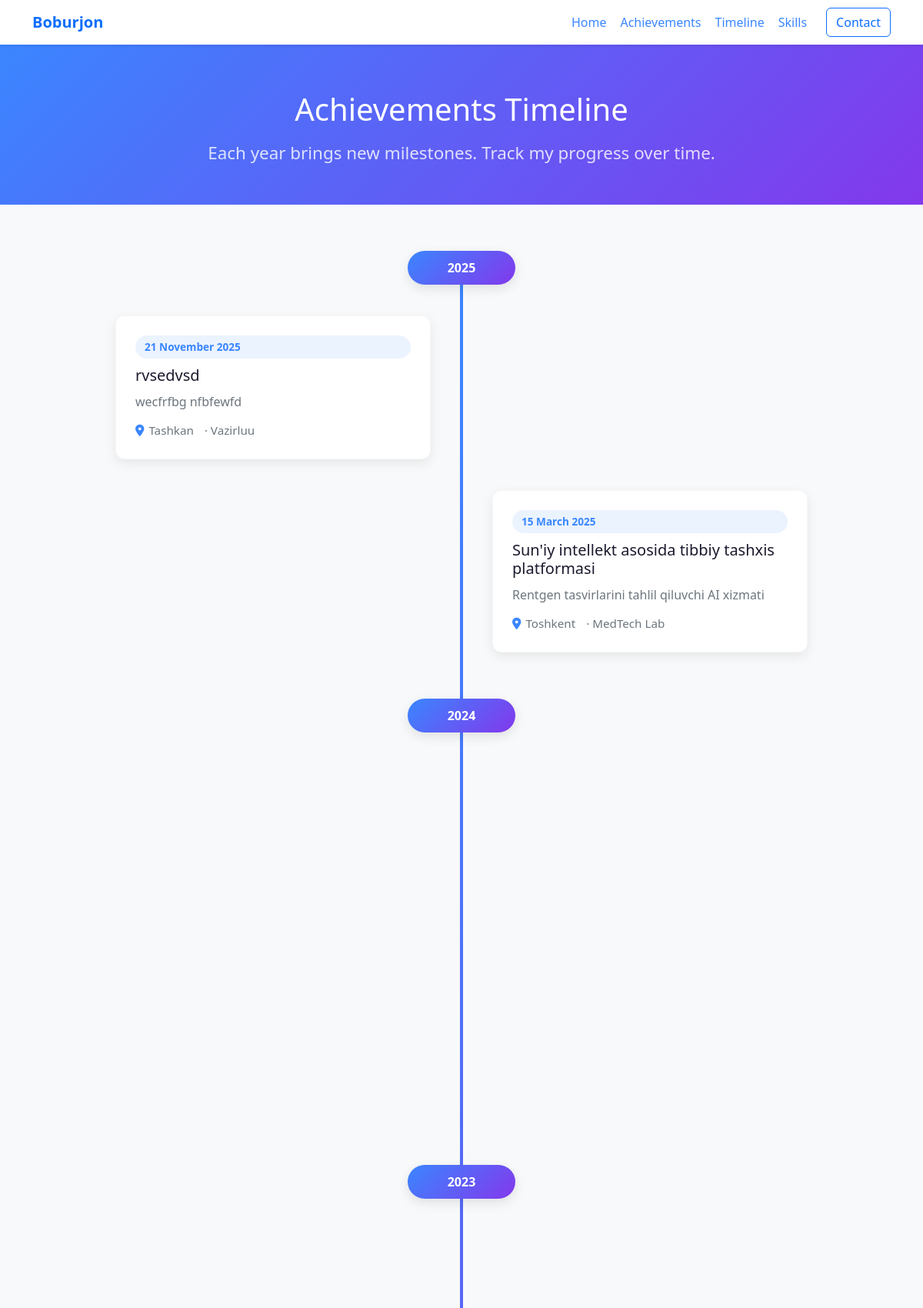
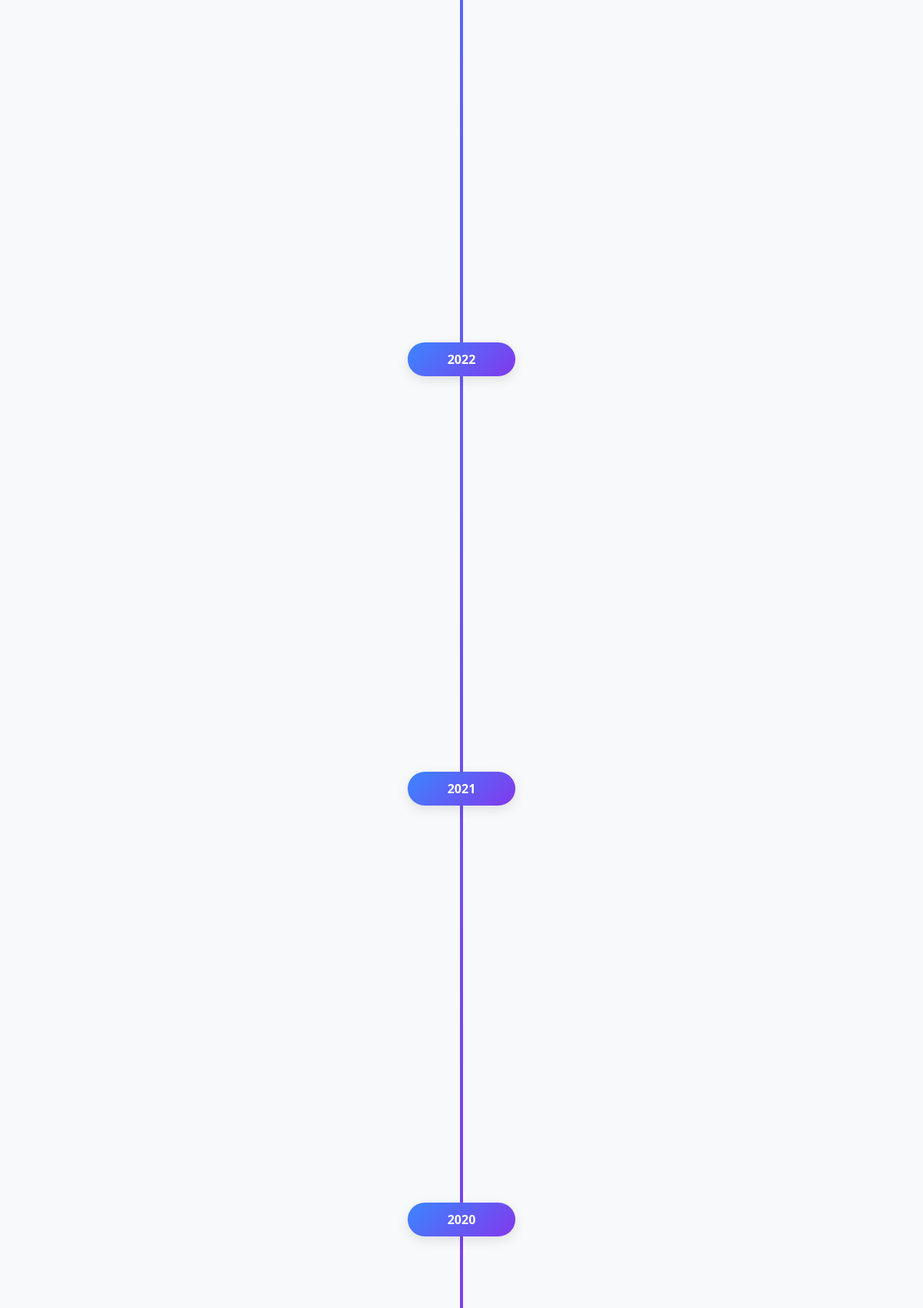
Page /timeline/ (upper part) on the committed database (2 pictures, top to bottom).
### achievements/models.py (models this page shows, shortened)
class Achievement(models.Model):
    CATEGORY_CHOICES = [
        ("EDUCATION", "Education"),
        ("CERTIFICATE", "Certificate"),
        ("PROJECT", "Project"),
        ("COMPETITION", "Competition"),
        ("PUBLICATION", "Publication"),
        ("AWARD", "Award"),
        ("RESEARCH", "Research"),
        ("OTHER", "Other"),
    ]
    title = models.CharField(max_length=255)
    slug = models.SlugField(max_length=255, unique=True, blank=True)
    category = models.CharField(max_length=20, choices=CATEGORY_CHOICES)
    short_description = models.CharField(max_length=280)
    description = models.TextField()
    date = models.DateField()
    location = models.CharField(max_length=255, blank=True, default="")
    organization = models.CharField(max_length=255, blank=True, default="")
    technologies = models.ManyToManyField(Technology, related_name="achievements", blank=True)
    tags = models.ManyToManyField(Tag, related_name="achievements", blank=True)
    image = models.ImageField(upload_to="images/", blank=True, null=True)
    file = models.FileField(upload_to="files/", blank=True, null=True)
    external_link = models.URLField(blank=True)
    is_featured = models.BooleanField(default=False)
    is_public = models.BooleanField(default=True)
    created_at = models.DateTimeField(auto_now_add=True)
    updated_at = models.DateTimeField(auto_now=True)
    class Meta:
        ordering = ["-date", "-created_at"]

### achievements/views.py (the view)
# urls.py: path("timeline/", achievement_views.timeline_view, name="timeline"),
def timeline_view(request):
    achievements = Achievement.objects.filter(is_public=True).order_by("-date")
    grouped = defaultdict(list)
    for achievement in achievements:
        grouped[achievement.date.year].append(achievement)
    timeline = sorted(grouped.items(), key=lambda item: item[0], reverse=True)
    return render(request, "timeline.html", {"timeline": timeline})

### templates/timeline.html (shortened to what this page needs)
{% extends "base.html" %}
{% block content %}
{% load static %}
<header class="timeline-hero text-white text-center">
    <div class="container">
        <h1 class="mb-3">Achievements Timeline</h1>
        <p class="hero-subtitle">Each year brings new milestones. Track my progress over time.</p>
    </div>
</header>
<section class="timeline-section">
    <div class="container">
        <div class="timeline-modern">
            {% for year, entries in timeline %}
                <div class="year-group">
                    <div class="year-label">{{ year }}</div>
                    {% for achievement in entries %}
                        <article class="achievement-card {% if forloop.counter0|divisibleby:2 %}left{% else %}right{% endif %}">
                            <span class="achievement-date">{{ achievement.date|date:"d F Y" }}</span>
                            <h3 class="achievement-title">{{ achievement.title }}</h3>
                            <p class="achievement-description">{{ achievement.short_description }}</p>
                            <div class="achievement-meta">
                                {% if achievement.location %}<i class="fas fa-map-marker-alt"></i><span>{{ achievement.location }}</span>{% endif %}
                                {% if achievement.organization %}<span class="ms-2">· {{ achievement.organization }}</span>{% endif %}
                            </div>
                        </article>
                    {% endfor %}
                </div>
            {% empty %}
                <p class="text-muted text-center">No timeline entries yet.</p>
            {% endfor %}
        </div>
    </div>
</section>
{% endblock %}

### static/css/style.css (style rules this page uses)
:root { --primary: #3a86ff; --primary-dark: #2667cc; --secondary: #8338ec; --accent: #ff006e; --dark: #1a1a2e; --light: #f8f9fa; --gray: #6c757d; --success: #06d6a0; }
body { font-family: "Segoe UI", system-ui, -apple-system, BlinkMacSystemFont, "Roboto", sans-serif; background-color: #f1f5f9; color: var(--dark); }
.hero-subtitle { font-size: 1.4rem; margin-bottom: 10px; opacity: 0.95; }
.project-card, .achievement-card { background-color: #fff; border-radius: 12px; overflow: hidden; box-shadow: 0 10px 30px rgba(0, 0, 0, 0.08); transition: transform 0.25s ease, box-shadow 0.25s ease; border: 1px solid rgba(0, 0, 0, 0.03); display: flex; flex-direction: column; }
.timeline-hero { background: linear-gradient(135deg, var(--primary), var(--secondary)); padding: 70px 0 50px; }
.timeline-hero .hero-subtitle { color: rgba(255, 255, 255, 0.85); max-width: 760px; margin: 0 auto; }
.timeline-section { padding: 60px 0; position: relative; }
.timeline-modern { position: relative; max-width: 900px; margin: 0 auto; }
.timeline-modern::before { content: ""; position: absolute; left: 50%; transform: translateX(-50%); width: 4px; height: 100%; background: linear-gradient(to bottom, var(--primary), var(--secondary)); border-radius: 2px; }
.year-group { position: relative; margin-bottom: 60px; }
.year-label { width: 140px; margin: 0 auto 40px; padding: 10px 20px; background: linear-gradient(135deg, var(--primary), var(--secondary)); color: #fff; border-radius: 50px; text-align: center; font-weight: 700; box-shadow: 0 5px 15px rgba(0, 0, 0, 0.1); }
.timeline-section .achievement-card { position: relative; width: calc(50% - 40px); margin-bottom: 40px; padding: 25px; background-color: #fff; border-radius: 12px; box-shadow: 0 5px 15px rgba(0, 0, 0, 0.08); transition: transform 0.3s ease, box-shadow 0.3s ease; }
.timeline-section .achievement-card.left { left: 0; }
.timeline-section .achievement-card.right { left: calc(50% + 40px); }
.timeline-section .achievement-card::before { content: ""; position: absolute; top: 30px; width: 20px; height: 20px; border-radius: 50%; background: linear-gradient(135deg, var(--primary), var(--secondary)); z-index: 1; }
.timeline-section .achievement-card.left::before { right: -50px; }
.timeline-section .achievement-card.right::before { left: -50px; }
.achievement-date { display: inline-block; padding: 5px 12px; background-color: rgba(58, 134, 255, 0.1); color: var(--primary); border-radius: 50px; font-size: 0.85rem; font-weight: 700; margin-bottom: 10px; }
.achievement-title { font-size: 1.25rem; margin-bottom: 10px; color: var(--dark); }
.achievement-description { color: var(--gray); margin-bottom: 14px; }
.achievement-meta { display: flex; align-items: center; color: var(--gray); font-size: 0.95rem; gap: 6px; }
.achievement-meta i { color: var(--primary); }

### rows in the picture
Achievement: year "2025", date "21 November 2025", title "rvsedvsd", short_description "wecfrfbg nfbfewfd", location "Tashkan", organization "Vazirluu"
Achievement: date "15 March 2025", title "Sun'iy intellekt asosida tibbiy tashxis platformasi", short_description "Rentgen tasvirlarini tahlil qiluvchi AI xizmati", location "Toshkent", organization "MedTech Lab"
Achievement: year "2024"
Achievement: year "2023"
Achievement: year "2022"
Achievement: year "2021"
Achievement: year "2020"
